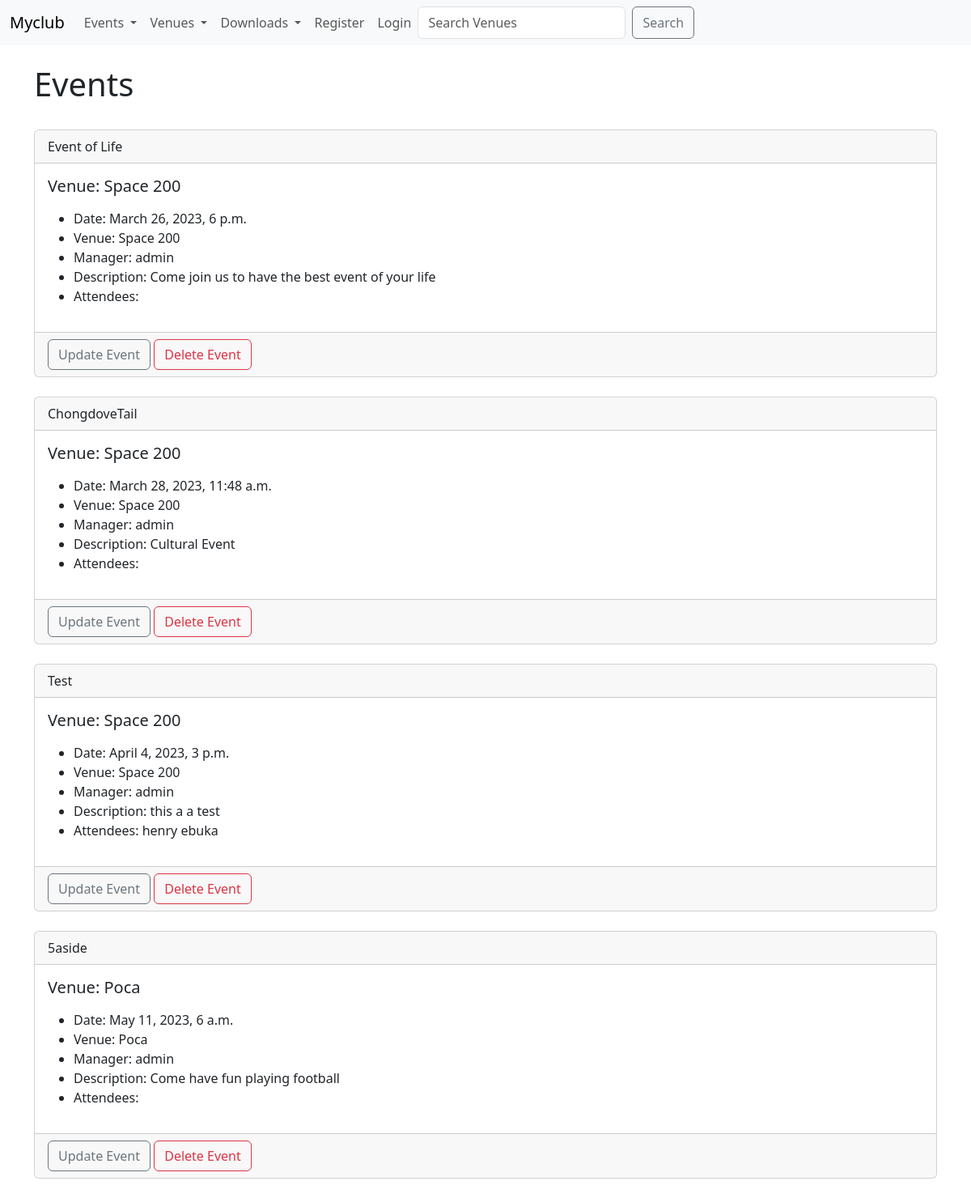
The app's page /events with its own data.
### events/models.py (models this page shows)
class Events(models.Model):
    name = models.CharField('Event name', max_length=120)
    event_date = models.DateTimeField('Event date')
    venue = models.ForeignKey(Venue, blank=True, null=True, on_delete=models.CASCADE)
    manager = models.ForeignKey(User, blank=True, null=True, on_delete=models.SET_NULL)
    description = models.TextField(blank=True)
    attendees = models.ManyToManyField(MyClubUsers, blank=True)
    def __str__(self):
        return self.name

class Venue(models.Model):
    name = models.CharField('Venue name', max_length=120)
    address = models.CharField('Address', max_length=120,)
    phone = models.IntegerField('Contact Phone', max_length=15)
    email_address = models.EmailField('Email Address', max_length=25)
    def __str__(self):
        return self.name

class MyClubUsers(models.Model):
    first_name = models.CharField('First Name', max_length=30)
    last_name = models.CharField('Last Name', max_length=30)
    email_address = models.EmailField('Email', max_length=25)
    phone = models.CharField(max_length=15)
    def __str__(self):
        return self.first_name + ' ' + self.last_name

### events/views.py (the view)
# urls.py: path('events', views.all_events, name="event_list"),
def all_events(request):
    event_list = Events.objects.all().order_by('event_date')
    return render(request, 'events/events_list.html', {'event_list': event_list})

### events/templates/events/events_list.html (shortened to what this page needs)
<!DOCTYPE html>
<html lang="en">
<head>
</head>
<body>
  {% extends 'events/base.html' %}
    {% block content %}
         <h1>Events</h1>
            <br>
    {% for event in event_list %}
  <div class="card">
      <div class="card-header">
        {{ event}}
      </div>
      <div class="card-body">
          <h5 class="card-title">Venue: {{ event.venue }}</h5>
    <ul>
        <li>Date: {{ event.event_date }}</li>
        <li>Venue: {{ event.venue }}</li>
        <li>Manager: {{ event.manager }}</li>
        <li>Description: {{ event.description }}</li>
        <li>Attendees:
        {% for user in event.attendees.all %}
            {{ user }}<br>
        {% endfor %}
        </li>
      </div>
      <div class="card-footer text-muted">
          <a href="{% url 'update-event' event.id %}" class="btn btn-outline-secondary btn-sn">Update Event</a>
          <a href="{% url 'delete-event' event.id %}" class="btn btn-outline-danger btn-sn">Delete Event</a>
      </div>
  </div>
    <br>
    {% endfor %}
    {% endblock %}

### events/templates/events/base.html (shortened to what this page needs)
<!DOCTYPE html>
<html lang="en">
<head>
</head>
<body>
<!doctype html>
<html lang="en">
  <head>
    <link href="https://cdn.jsdelivr.net/npm/bootstrap@5.3.0-alpha2/dist/css/bootstrap.min.css" rel="stylesheet"
>
  </head>
  <body>
  {% include 'events/navbar.html' %}
  <br>
  <div class="container">
    {% block content %}
   {% endblock %}
  </div>
  </body>
</html>
</body>
</html>

### events/templates/events/navbar.html (shortened to what this page needs)
<!DOCTYPE html>
<html lang="en">
<head>
</head>
<body>
<nav class="navbar navbar-expand-lg bg-body-tertiary">
  <div class="container-fluid">
    <a class="navbar-brand" href="{% url 'home' %}">Myclub</a>
    <div class="collapse navbar-collapse" id="navbarSupportedContent">
      <ul class="navbar-nav me-auto mb-2 mb-lg-0">
        <li class="nav-item">
          <li class="nav-item dropdown">
          <a class="nav-link dropdown-toggle" href="#" role="button" data-bs-toggle="dropdown" aria-expanded="false">
            Events
          </a>
        <li class="nav-item dropdown">
          <a class="nav-link dropdown-toggle" href="#" role="button" data-bs-toggle="dropdown" aria-expanded="false">
            Venues
          </a>
        <li class="nav-item dropdown">
          <a class="nav-link dropdown-toggle" href="#" role="button" data-bs-toggle="dropdown" aria-expanded="false">
            Downloads
          </a>
        </li>
        {% if user.is_authenticated %}
           <li class="nav-item">
          <a class="nav-link" href="{% url 'logout' %}">Logout</a>
        </li>
        {% else %}
        <li class="nav-item">
          <a class="nav-link" href="{% url 'register_user' %}">Register</a>
        </li>
        <li class="nav-item">
          <a class="nav-link" href="{% url 'login' %}">Login</a>
        </li>
        {% endif %}
      <form class="d-flex" method="POST" action="{% url 'search_venues' %}">
        <input class="form-control me-2" type="search" placeholder="Search Venues" aria-label="Search"
               name="searched">
        <button class="btn btn-outline-secondary" type="submit">Search</button>
      </form>
    </div>
  </div>
</nav>
</body>
</html>

### records on screen
Events: name "Event of Life", venue "Space 200", event_date "March 26, 2023, 6 p.m.", manager "admin", description "Come join us to have the best event of your life"
Events: name "ChongdoveTail", venue "Space 200", event_date "March 28, 2023, 11:48 a.m.", manager "admin", description "Cultural Event"
Events: name "Test", venue "Space 200", event_date "April 4, 2023, 3 p.m.", manager "admin", description "this a a test"
MyClubUsers: first_name+last_name "henry ebuka"
Events: name "5aside", venue "Poca", event_date "May 11, 2023, 6 a.m.", manager "admin", description "Come have fun playing football"
